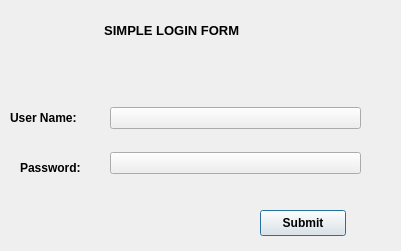
<?xml version="1.0" encoding="UTF-8"?>
<ui version="4.0">
 <class>Form</class>
 <widget class="QWidget" name="Form">
  <property name="enabled">
   <bool>true</bool>
  </property>
  <property name="geometry">
   <rect>
    <x>0</x>
    <y>0</y>
    <width>401</width>
    <height>251</height>
   </rect>
  </property>
  <property name="font">
   <font>
    <weight>75</weight>
    <italic>false</italic>
    <bold>true</bold>
    <underline>false</underline>
    <strikeout>false</strikeout>
   </font>
  </property>
  <property name="windowTitle">
   <string>Form</string>
  </property>
  <widget class="QLabel" name="login_label">
   <property name="geometry">
    <rect>
     <x>80</x>
     <y>20</y>
     <width>187</width>
     <height>21</height>
    </rect>
   </property>
   <property name="font">
    <font>
     <pointsize>11</pointsize>
    </font>
   </property>
   <property name="text">
    <string>&lt;html&gt;&lt;head/&gt;&lt;body&gt;&lt;p&gt;&lt;span style=&quot; font-size:10pt;&quot;&gt;SIMPLE LOGIN FORM &lt;/span&gt;&lt;/p&gt;&lt;/body&gt;&lt;/html&gt;</string>
   </property>
   <property name="textFormat">
    <enum>Qt::RichText</enum>
   </property>
   <property name="scaledContents">
    <bool>false</bool>
   </property>
   <property name="alignment">
    <set>Qt::AlignCenter</set>
   </property>
   <property name="wordWrap">
    <bool>false</bool>
   </property>
   <property name="indent">
    <number>1</number>
   </property>
   <property name="textInteractionFlags">
    <set>Qt::LinksAccessibleByMouse</set>
   </property>
  </widget>
  <widget class="QWidget" name="verticalLayoutWidget">
   <property name="geometry">
    <rect>
     <x>110</x>
     <y>90</y>
     <width>251</width>
     <height>101</height>
    </rect>
   </property>
   <layout class="QVBoxLayout" name="verticalLayout">
    <item>
     <widget class="QPushButton" name="username_btn">
      <property name="inputMethodHints">
       <set>Qt::ImhNone</set>
      </property>
      <property name="text">
       <string/>
      </property>
      <property name="checkable">
       <bool>false</bool>
      </property>
      <property name="default">
       <bool>false</bool>
      </property>
      <property name="flat">
       <bool>false</bool>
      </property>
     </widget>
    </item>
    <item>
     <widget class="QPushButton" name="password_btn">
      <property name="acceptDrops">
       <bool>false</bool>
      </property>
      <property name="inputMethodHints">
       <set>Qt::ImhDialableCharactersOnly|Qt::ImhDigitsOnly|Qt::ImhFormattedNumbersOnly|Qt::ImhLowercaseOnly|Qt::ImhUppercaseOnly</set>
      </property>
      <property name="text">
       <string/>
      </property>
      <property name="autoDefault">
       <bool>true</bool>
      </property>
      <property name="default">
       <bool>false</bool>
      </property>
     </widget>
    </item>
   </layout>
  </widget>
  <widget class="QLabel" name="User_name_label">
   <property name="geometry">
    <rect>
     <x>10</x>
     <y>110</y>
     <width>71</width>
     <height>16</height>
    </rect>
   </property>
   <property name="text">
    <string>User Name:</string>
   </property>
  </widget>
  <widget class="QLabel" name="password_label">
   <property name="geometry">
    <rect>
     <x>20</x>
     <y>160</y>
     <width>71</width>
     <height>16</height>
    </rect>
   </property>
   <property name="text">
    <string>Password:</string>
   </property>
  </widget>
  <widget class="QPushButton" name="Submit_btn">
   <property name="geometry">
    <rect>
     <x>260</x>
     <y>210</y>
     <width>86</width>
     <height>26</height>
    </rect>
   </property>
   <property name="text">
    <string>Submit</string>
   </property>
   <property name="default">
    <bool>true</bool>
   </property>
  </widget>
 </widget>
 <resources/>
 <connections/>
</ui>
